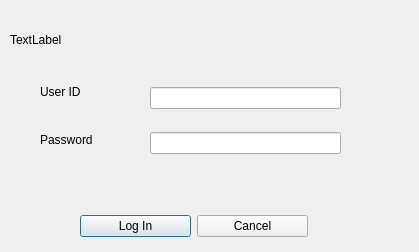
<?xml version="1.0" encoding="UTF-8"?>
<ui version="4.0">
 <class>loginDialog</class>
 <widget class="QDialog" name="loginDialog">
  <property name="geometry">
   <rect>
    <x>0</x>
    <y>0</y>
    <width>419</width>
    <height>252</height>
   </rect>
  </property>
  <property name="windowTitle">
   <string>Dialog</string>
  </property>
  <widget class="QLabel" name="testPassGet">
   <property name="geometry">
    <rect>
     <x>10</x>
     <y>30</y>
     <width>401</width>
     <height>20</height>
    </rect>
   </property>
   <property name="text">
    <string>TextLabel</string>
   </property>
  </widget>
  <widget class="QWidget" name="layoutWidget">
   <property name="geometry">
    <rect>
     <x>150</x>
     <y>70</y>
     <width>191</width>
     <height>101</height>
    </rect>
   </property>
   <layout class="QVBoxLayout" name="verticalLayout">
    <item>
     <widget class="QLineEdit" name="userIDEdit"/>
    </item>
    <item>
     <widget class="QLineEdit" name="passwordEdit">
      <property name="echoMode">
       <enum>QLineEdit::Password</enum>
      </property>
     </widget>
    </item>
   </layout>
  </widget>
  <widget class="QWidget" name="layoutWidget">
   <property name="geometry">
    <rect>
     <x>40</x>
     <y>70</y>
     <width>62</width>
     <height>91</height>
    </rect>
   </property>
   <layout class="QVBoxLayout" name="verticalLayout_2">
    <item>
     <widget class="QLabel" name="label">
      <property name="text">
       <string>User ID</string>
      </property>
     </widget>
    </item>
    <item>
     <widget class="QLabel" name="label_2">
      <property name="text">
       <string>Password</string>
      </property>
     </widget>
    </item>
   </layout>
  </widget>
  <widget class="QWidget" name="layoutWidget">
   <property name="geometry">
    <rect>
     <x>80</x>
     <y>210</y>
     <width>228</width>
     <height>32</height>
    </rect>
   </property>
   <layout class="QHBoxLayout" name="horizontalLayout">
    <item>
     <widget class="QPushButton" name="loginButton">
      <property name="text">
       <string>Log In</string>
      </property>
     </widget>
    </item>
    <item>
     <widget class="QPushButton" name="cancelButton">
      <property name="text">
       <string>Cancel</string>
      </property>
     </widget>
    </item>
   </layout>
  </widget>
 </widget>
 <resources/>
 <connections/>
</ui>
